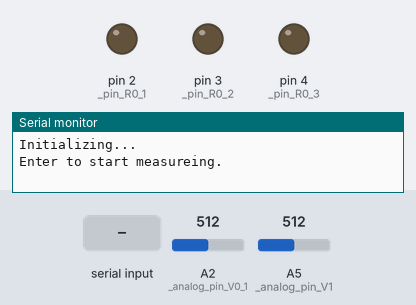
A sketch run on a simulated Arduino Uno, built with avr-gcc and run on an emulated ATmega328P. Parts: output pins drawn as LEDs (lit = HIGH), the last lines printed to the serial monitor. The inputs (shaded band) are chosen by the test bench; at power-on: A5 (_analog_pin_V1) = 512, A2 (_analog_pin_V0_1) = 512.

Above: at 1.9 s.
2.0 s: "1" received over Serial
At 4.8 s:
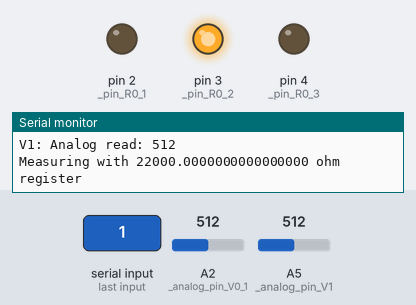
5.0 s: A5 (_analog_pin_V1) set to 306
At 6.0 s:
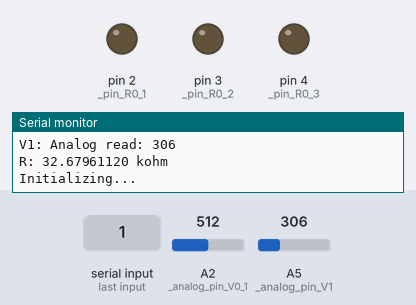
6.5 s: "0" received over Serial
At 6.9 s:
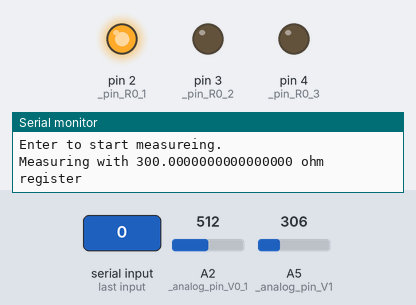
Timing chart, 0 to 9.5 s (numbered marks = the images above; inputs shaded):
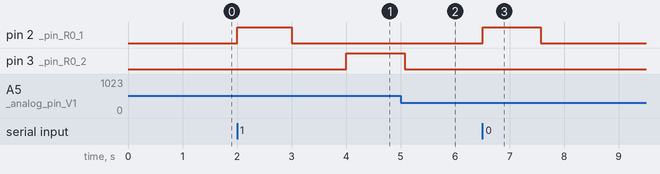

The sketch:

RegisterMeter_1.1.ino
```cpp
#define cbi(addr, bit) addr &= ~(1 << bit)  // addrのbit目を'0'にする
#define sbi(addr, bit) addr |= (1 << bit)   // addrのbit目を'1'にする
#define rbi(addr,bit) addr ^= (1 << bit) //addr のbit を反転
#define chkbi(addr,bit) ((addr >> bit) & 1)  //addr の bit の読み取り

//応答速度はどうでもよいので Arduino のコマンドだけでやれる
//デジタルピンと抵抗の対応
#define _pin_R0_1 2  //300Ω PB0
#define _pin_R0_2 3  //22kΩ PD5
#define _pin_R0_3 4  //1MΩ PD6

#define _R0_1 300.0
#define _R0_2 22.0e3
#define _R0_3 1.0e6

#define _analog_pin_V1 A5 // 対象抵抗電圧測定用
#define _analog_pin_V0_1 A2 // 小抵抗出力ピン電圧測定用
#define _analog_pin_V0_2 A3 // 中抵抗出力ピン電圧測定用
#define _analog_pin_V0_3 A4 // 高抵抗出力ピン電圧測定用

void(* resetFunc) (void) = 0; //declare reset function @ address 0

void digital_low()
{
  //すべて output の low に。
  //ゆっくり Arduino コマンドで OK
  pinMode(_pin_R0_1,OUTPUT);
  pinMode(_pin_R0_2,OUTPUT);
  pinMode(_pin_R0_3,OUTPUT);

  digitalWrite(_pin_R0_1, LOW);
  digitalWrite(_pin_R0_2, LOW);
  digitalWrite(_pin_R0_3, LOW);
}

void charge(int pin_charge) {
  //手順
  //1, 充電ピン以外を input にする
  //2, 充電ピンを high にする

  switch(pin_charge){
    case  _pin_R0_1:
      //1, ゆっくり
      pinMode(_pin_R0_1, OUTPUT);
      pinMode(_pin_R0_2, INPUT);
      pinMode(_pin_R0_3, INPUT);

      //2,
      digitalWrite(_pin_R0_1, HIGH);
      break;

    case  _pin_R0_2:
      //1,
      pinMode(_pin_R0_1, INPUT);
      pinMode(_pin_R0_2, OUTPUT);
      pinMode(_pin_R0_3, INPUT);

      //2,
      digitalWrite(_pin_R0_2, HIGH);
      break;

    case  _pin_R0_3:
      //1, ゆっくり
      pinMode(_pin_R0_1, INPUT);
      pinMode(_pin_R0_2, INPUT);
      pinMode(_pin_R0_3, OUTPUT);

      //2,
      digitalWrite(_pin_R0_3, HIGH);
      break;

  }
  return;
}

void show_result(double R1, String unit){
  Serial.print("R: ");
  Serial.print(R1, 8);
  Serial.println(unit);
  return;
}

void loop_again(){
  //シリアルモニタの画面がリセットされる分けでもないので
  //黙ってリセットすれば OK
  //Serial.println("Enter (or reset button) to restart measureing.");
  //while (Serial.available() == 0) {}; //打ち込みを待つ
  //Serial.read();
  //Serial.println("Restarting...");
  Serial.end();
  resetFunc();
}

void setup()
{
  Serial.begin(9600);
  Serial.println("Initializing...");

  //とりあえずデジタルピンはすべて low
  digital_low();
  delay(1000);

  Serial.println("Enter to start measureing.");
  while (Serial.available() == 0) {}; //打ち込みを待つ
  Serial.read();
}

void loop() {
  //変数宣言
  double R0; //充電用抵抗
  double R1; //測定抵抗
  int pin_charge; //電源ピン、まあチャージでいいか。
  int a0; //対象抵抗アナログ入力値
  int a1; //出力アナログ入力値
  String unit; //単位。serial print 用

  //アルゴリズム
  //1, 200Ωで測定、抵抗電圧が出力電圧の 90% を超えたら次の抵抗へ
  //2, 300Ω、以下同文
  //3, 22kΩ、以下同文
  //4, 10MΩ、以下同文

    //1, 200Ω 開始
  //手順
  //1-1, 200Ωだけ output の high, 他は input
  //1-2, アナログ値読む
  //1-3, 1-2 が 923 超えなければ R 計算して終了
  //1-4, そうでなければ次へ

  //現時点で、デジタルピンはすべて output の low のはず
  Serial.print("Measuring with ");
  Serial.print(_R0_1,16);
  Serial.println(" ohm register");

  R0 = _R0_1;

  //1-1
  pin_charge = _pin_R0_1;
  charge(pin_charge);
  delay(1000);

  //1-2
  a0=analogRead(_analog_pin_V0_1);
  Serial.print("V0: Analog read: ");
  Serial.println(a0);

  a1=analogRead(_analog_pin_V1);
  Serial.print("V1: Analog read: ");
  Serial.println(a1);

  //1-3
  if( (double) a1/a0 <= 0.9){
    // V1/V0 = R1/(R0+R1)
    // ... R1 = R0*V1 / (V0-V1)
    // a = V1/VCC * V0
    // ... V1 = a * VCC /V0
    // ... R1 = R0*a1/(a0-a1)

    R1= R0*a1/(a0-a1);

    switch(R1>1000.0){
      case 0:
        unit=" ohm";
        break;
      case 1:
        unit=" kohm";
        R1=R1*1.0e-3;
        break;
    }
    show_result(R1, unit);

    loop_again();
  }

  //1-4
  digital_low();
  delay(1000);

  Serial.print("Measuring with ");
  Serial.print(_R0_2,16);
  Serial.println(" ohm register");

  R0 = _R0_2;

  //2-1
  pin_charge = _pin_R0_2;
  charge(pin_charge);
  delay(1000);

  //2-2
  a0=analogRead(_analog_pin_V0_2);
  Serial.print("V0: Analog read: ");
  Serial.println(a0);

  a1=analogRead(_analog_pin_V1);
  Serial.print("V1: Analog read: ");
  Serial.println(a1);

  //2-3
  if( (double) a1/a0 <= 0.9){
    // V1/V0 = R1/(R0+R1)
    // ... R1 = R0*V1 / (V0-V1)
    // a = V1/VCC * V0
    // ... V1 = a * VCC /V0
    // ... R1 = R0*a1/(a0-a1)

    R1= R0*a1/(a0-a1);

    unit=" kohm";
    R1=R1*1.0e-3;

    show_result(R1, unit);

    loop_again();
  }

  //2-4
  digital_low();
  delay(1000);

  Serial.print("Measuring with ");
  Serial.print(_R0_3,16);
  Serial.println(" ohm register");

  R0 = _R0_3;

  //3-1
  pin_charge = _pin_R0_3;
  charge(pin_charge);
  delay(1000);

  //3-2
  //a1 を先に取らないと値がおかしい
  a1=analogRead(_analog_pin_V1);
  Serial.print("V1: Analog read: ");
  Serial.println(a1);

  //1023にへばりついてるから、もう測定しない
  a0=1023;
  Serial.print("V0: Analog is decided to: ");
  Serial.println(a0);

  //3-3
  R1= R0*a1/(a0-a1);

  //3-3
  switch(R1>1.0e6){
    case 0:
      unit=" kohm";
      R1=R1*1.0e-3;
      break;
    case 1:
      unit=" Mohm";
      R1=R1*1.0e-6;
      break;
  }
  show_result(R1, unit);

  loop_again();

}
```

Measured:
- after the input at 2.0 s, pin 2 (_pin_R0_1): LOW → HIGH at once, → LOW 1.0 s later; pin 3 (_pin_R0_2): LOW → HIGH after 2.0 s
- after the input at 5.0 s, pin 4 (_pin_R0_3): stays LOW (without the input it goes to HIGH after 1.0 s)
- after the input at 6.5 s, pin 2 (_pin_R0_1): LOW → HIGH at once, → LOW 1.1 s later
